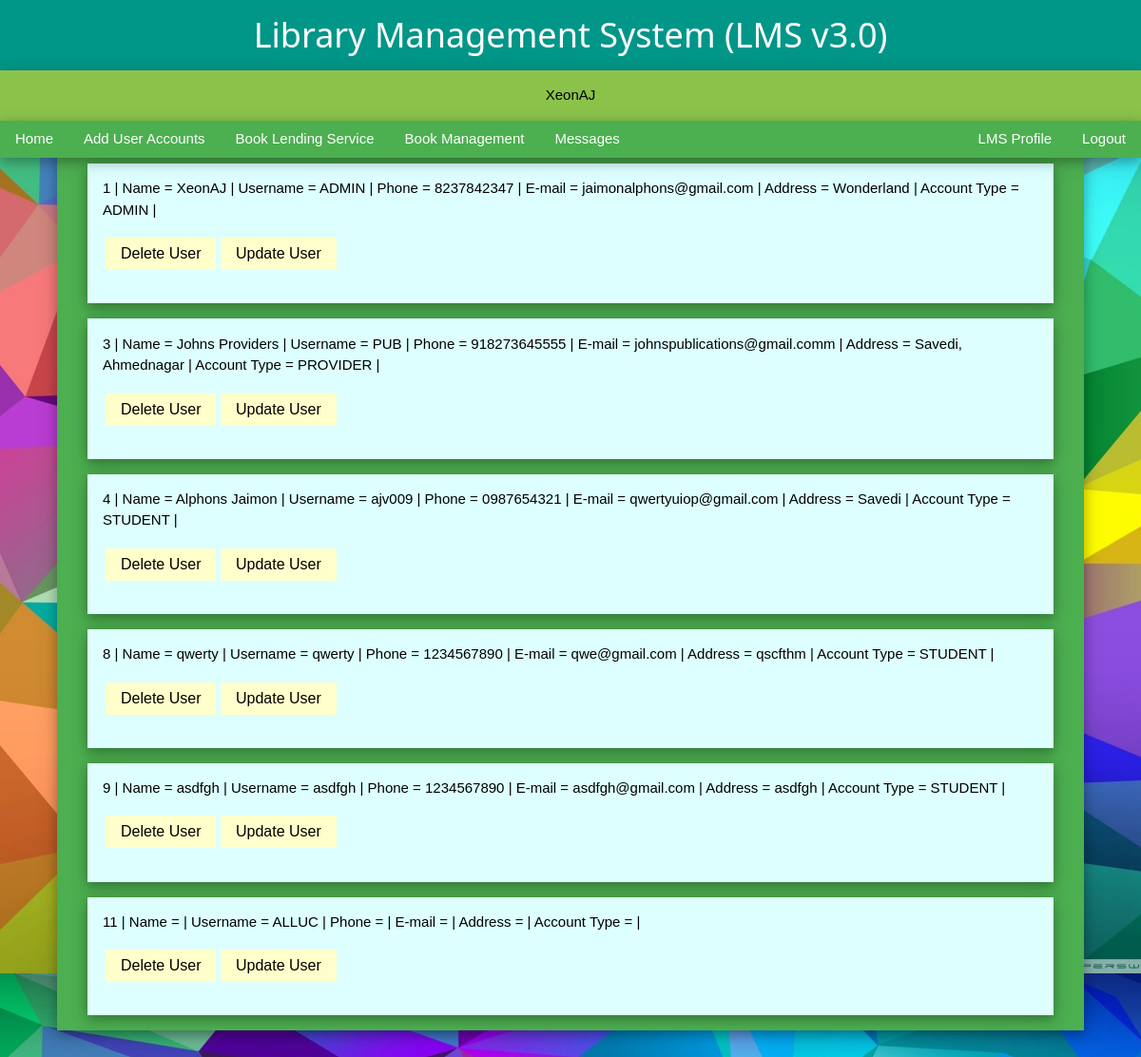
/admi/uas.php (signed in), run on the app's committed database.
### tables this page shows
CREATE TABLE `users` (
  `name` varchar(100) NOT NULL,
  `username` varchar(100) NOT NULL,
  `password` varchar(100) NOT NULL,
  `phone` varchar(100) NOT NULL,
  `email` varchar(100) NOT NULL,
  `address` varchar(100) NOT NULL,
  `acctype` varchar(100) NOT NULL,
  `id` int(11) NOT NULL
);

### admi/uas.php (the view, shortened to what this page needs)
<html>
	<link rel="stylesheet" href="/LMS3/asset/w3.css">
	<body>
		<div class="w3-top">
			<div class="w3-container w3-teal w3-card-4" align=center>
				<h1>Library Management System (LMS v3.0)</h1>
			</div>
			<div class="w3-container w3-light-green w3-card-4" align=center>
				<?php
					echo "<p>".$_SESSION['PNAME']."</p>";
				?>
			</div>
			<div class="w3-bar w3-green w3-card-4">
				<a href="/LMS3/admi/admin.php" class="w3-bar-item w3-btn w3-mobile w3-hover-pale-green">Home</a>
				<a href="/LMS3/admi/adduc.php" class="w3-bar-item w3-btn w3-mobile w3-hover-pale-green">Add User Accounts</a>
				<a href="/LMS3/admi/booklnds.php" class="w3-bar-item w3-btn w3-mobile w3-hover-pale-green">Book Lending Service</a>
				<a href="/LMS3/admi/bookman.php" class="w3-bar-item w3-btn w3-mobile w3-hover-pale-green">Book Management</a>
				<a href="/LMS3/admi/msgs.php" class="w3-bar-item w3-btn w3-mobile w3-hover-pale-green">Messages</a>
				<a href="/LMS3/home.php" class="w3-bar-item w3-btn w3-mobile w3-right w3-hover-pale-green">Logout</a>
				<a href="/LMS3/admi/lmsp.php" class="w3-bar-item w3-btn w3-mobile w3-right w3-hover-pale-green">LMS Profile</a>
			</div>
		</div>
<?php
	$conn=mysqli_connect("localhost","root","","LMS3");
	$query="select * from users";
	$requests=mysqli_query($conn,$query);
	echo"<div class='w3-container w3-card-4 w3-green' style='margin-top:13%; margin-bottom:5%; margin-left:5%; margin-right:5%'>";
	while($row=mysqli_fetch_array($requests)){
		echo"
			<div class='w3-container w3-pale-blue w3-card-4 w3-margin'>
				<p> ".$row['id']." | Name = ".$row['name']." |  Username = ".$row['username']." | Phone = ".$row['phone']." | E-mail = ".$row['email']." | Address = ".$row['address']." |  Account Type = ".$row['acctype']." | </p>
				<table><tr><td class='actions'>
  				<form method='POST'>
  					<input type='hidden' value='".$row['username']."' name='uname' />
  					<input type='hidden' value='".$row['id']."' name='bid' />
  					<input class='w3-btn w3-margin-bottom w3-pale-yellow' type='submit' value='Delete User' name='DEL'>
  					<input class='w3-btn w3-margin-bottom w3-pale-yellow' type='submit' value='Update User' name='UPD'>
  				</form>
  				</td></tr></table>
			</div>";
	}
	echo"</div></body>
</html>";
?>

### asset/w3.css (style rules this page uses)
*,*:before,*:after { box-sizing:inherit }
html { -ms-text-size-adjust:100%;-webkit-text-size-adjust:100% }
body { margin:0 }
a { background-color:transparent;-webkit-text-decoration-skip:objects }
button,input,select,textarea { font:inherit;margin:0 }
button,input { overflow:visible }
button,html [type=button],[type=reset],[type=submit] { -webkit-appearance:button }
html,body { font-family:Verdana,sans-serif;font-size:15px;line-height:1.5 }
html { overflow-x:hidden }
h1 { font-size:36px }
h1,h2,h3,h4,h5,h6 { font-family:"Segoe UI",Arial,sans-serif;font-weight:400;margin:10px 0 }
a { color:inherit }
.w3-btn,.w3-button { border:none;display:inline-block;padding:8px 16px;vertical-align:middle;overflow:hidden;text-decoration:none;color:inherit;background-color:inherit;text-align:center;cursor:pointer;white-space:nowrap }
.w3-btn,.w3-button { -webkit-touch-callout:none;-webkit-user-select:none;-khtml-user-select:none;-moz-user-select:none;-ms-user-select:none;user-select:none }
.w3-bar { width:100%;overflow:hidden }
.w3-bar .w3-bar-item { padding:8px 16px;float:left;width:auto;border:none;display:block;outline:0 }
.w3-container:after,.w3-container:before,.w3-panel:after,.w3-panel:before,.w3-row:after,.w3-row:before,.w3-row-padding:after,.w3-row-padding:before, .w3-cell-row:before,.w3-cell-row:after,.w3-clear:after,.w3-clear:before,.w3-bar:before,.w3-bar:after { content:"";display:table;clear:both }
.w3-top,.w3-bottom { position:fixed;width:100%;z-index:1 }
.w3-top { top:0 }
.w3-container,.w3-panel { padding:0.01em 16px }
.w3-card-4,.w3-hover-shadow:hover { box-shadow:0 4px 10px 0 rgba(0,0,0,0.2),0 4px 20px 0 rgba(0,0,0,0.19) }
.w3-margin { margin:16px!important }
.w3-margin-bottom { margin-bottom:16px!important }
.w3-right { float:right!important }
.w3-green,.w3-hover-green:hover { color:#fff!important;background-color:#4CAF50!important }
.w3-light-green,.w3-hover-light-green:hover { color:#000!important;background-color:#8bc34a!important }
.w3-teal,.w3-hover-teal:hover { color:#fff!important;background-color:#009688!important }
.w3-pale-yellow,.w3-hover-pale-yellow:hover { color:#000!important;background-color:#ffffcc!important }
.w3-pale-blue,.w3-hover-pale-blue:hover { color:#000!important;background-color:#ddffff!important }

### admi/uas.php (style rules this page uses)
body { background-image: url("/LMS3/asset/home1.jpg"); }

### data on the page
users: id "1", name "XeonAJ", username "ADMIN", phone "8237842347", email "jaimonalphons@gmail.com", address "Wonderland", acctype "ADMIN"
users: id "3", name "Johns Providers", username "PUB", phone "918273645555", email "johnspublications@gmail.comm", address "Savedi, Ahmednagar", acctype "PROVIDER"
users: id "4", name "Alphons Jaimon", username "ajv009", phone "0987654321", email "qwertyuiop@gmail.com", address "Savedi", acctype "STUDENT"
users: id "8", name "qwerty", username "qwerty", phone "1234567890", email "qwe@gmail.com", address "qscfthm", acctype "STUDENT"
users: id "9", name "asdfgh", username "asdfgh", phone "1234567890", email "asdfgh@gmail.com", address "asdfgh", acctype "STUDENT"
users: id "11", username "ALLUC"

### other printed values
$_SESSION['PNAME'] "XeonAJ"
